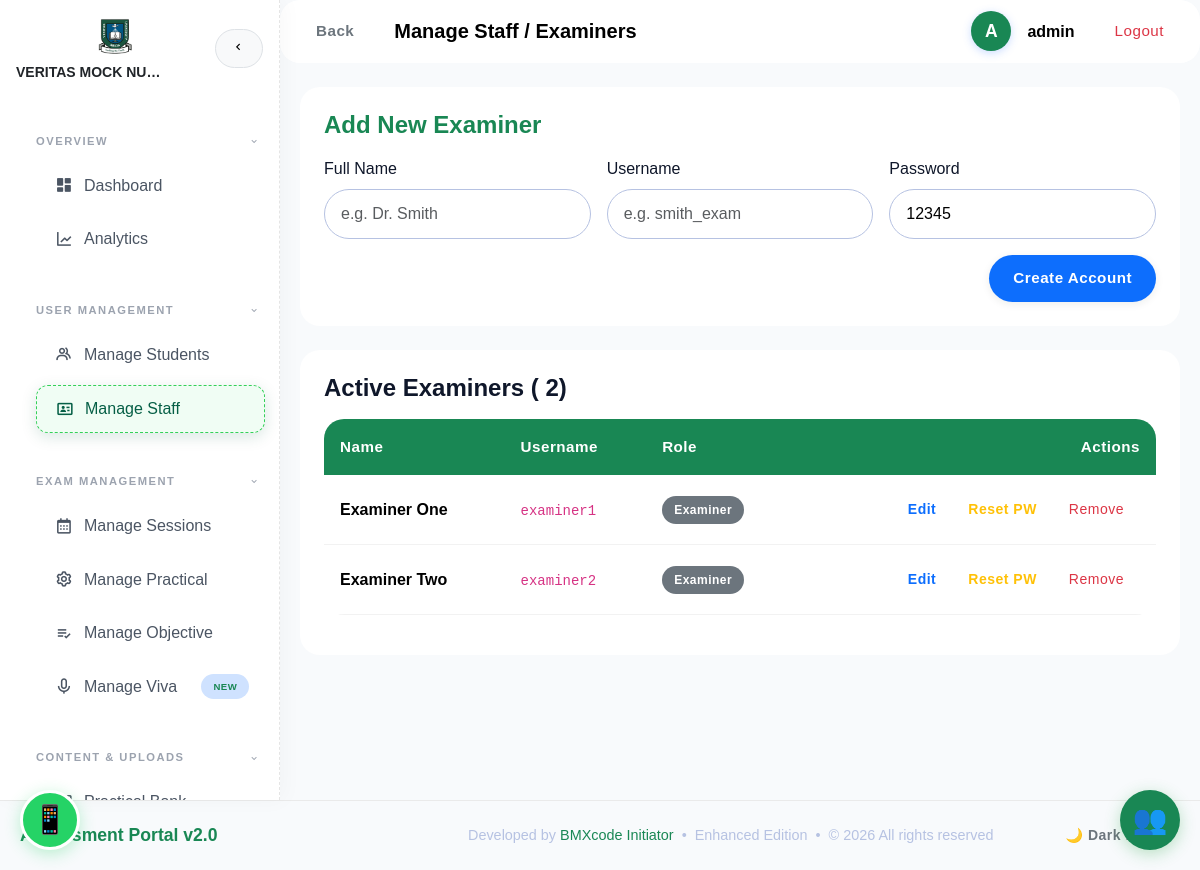
/admin_staff.php (signed in), run on the app's committed database.
### tables this page shows
CREATE TABLE `examiners` (
  `id` int(11) NOT NULL,
  `name` varchar(255) DEFAULT NULL,
  `username` varchar(100) DEFAULT NULL,
  `password` varchar(255) DEFAULT NULL,
  `role` varchar(20) NOT NULL DEFAULT 'examiner'
);

### admin_staff.php (the view, shortened to what this page needs)
<?php
require 'db.php';
$name = $_SESSION['user'] ?? 'Admin';
$staff = $db->query("SELECT * FROM examiners WHERE role = 'examiner' ORDER BY name")->fetchAll(PDO::FETCH_ASSOC);
?>
<!DOCTYPE html>
<html lang="en">
<head>
    <link href="assets/css/bootstrap.min.css" rel="stylesheet">
    <link href="style_enhanced.css" rel="stylesheet">
  <link href="https://unpkg.com/boxicons@2.1.4/css/boxicons.min.css" rel="stylesheet">
</head>
<body>
    <?php include 'admin_sidebar.php'; ?>
    <div class="main-content">
        <nav class="navbar navbar-light bg-white shadow-sm mb-4">
            <div class="container-fluid d-flex justify-content-between align-items-center">
                <div class="d-flex align-items-center gap-2">
                    <a href="admin_dashboard" class="btn btn-outline-secondary me-2">Back</a>
                    <span class="navbar-brand fw-bold">Manage Staff / Examiners</span>
                </div>
                <div class="d-flex align-items-center gap-2">
                    <span class="profile-icon">
                        <?= strtoupper(substr($name, 0, 1)) ?>
                    </span>
                    <span class="fw-semibold">
                        <?= htmlspecialchars($name) ?>
                    </span>
                    <a href="logout" class="btn btn-outline-danger ms-2">Logout</a>
                </div>
            </div>
        </nav>
        <div class="container-xl">
            <div class="card p-4 shadow-sm mb-4 border-0 rounded-4">
                <h4 class="mb-3 fw-bold text-primary">Add New Examiner</h4>
                <form method="post" class="row g-3">
                    <div class="col-md-4">
                        <label for="name" class="form-label">Full Name</label>
                        <input type="text" class="form-control rounded-pill" id="name" name="name"
                            placeholder="e.g. Dr. Smith" required>
                    </div>
                    <div class="col-md-4">
                        <label for="username" class="form-label">Username</label>
                        <input type="text" class="form-control rounded-pill" id="username" name="username"
                            placeholder="e.g. smith_exam" required>
                    </div>
                    <div class="col-md-4">
                        <label for="password" class="form-label">Password</label>
                        <input type="text" class="form-control rounded-pill" id="password" name="password" value="12345"
                            required>
                    </div>
                    <div class="col-12 text-end">
                        <button type="submit" name="add" class="btn btn-primary px-4 rounded-pill">Create
                            Account</button>
                    </div>
                </form>
            </div>
            <div class="card p-4 shadow-sm border-0 rounded-4">
                <h4 class="mb-3 fw-bold">Active Examiners (
                    <?= count($staff) ?>)
                </h4>
                <div class="table-responsive">
                    <table class="table align-middle">
                        <thead class="table-light">
                            <tr>
                                <th>Name</th>
                                <th>Username</th>
                                <th>Role</th>
                                <th class="text-end">Actions</th>
                            </tr>
                        </thead>
                        <tbody>
                            <?php foreach ($staff as $s): ?>
                                <tr>
                                    <td class="fw-bold">
                                        <?= htmlspecialchars($s['name']) ?>
                                    </td>
                                    <td><code><?= htmlspecialchars($s['username']) ?></code></td>
                                    <td><span class="badge bg-secondary rounded-pill">
                                            <?= ucfirst($s['role']) ?>
                                        </span></td>
                                    <td class="text-end">
                                        <div class="btn-group">
                                            <button class="btn btn-sm btn-outline-primary"
                                                onclick="editStaff(<?= $s['id'] ?>, '<?= htmlspecialchars($s['name'], ENT_QUOTES) ?>', '<?= htmlspecialchars($s['username'], ENT_QUOTES) ?>')">
                                                Edit
                                            </button>
                                            <form method="post" class="d-inline"
                                                onsubmit="return confirm('Reset password to 12345 for this examiner?')">
                                                <button type="submit" name="reset_password"
                                                    class="btn btn-sm btn-outline-warning">Reset PW</button>
                                            </form>
                                            <form method="post" class="d-inline"
                                                onsubmit="return confirm('Are you sure you want to remove this staff member?')">
                                                <button type="submit" name="delete"
                                                    class="btn btn-sm btn-outline-danger">Remove</button>
                                            </form>
                                        </div>
                                    </td>
                                </tr>
                            <?php endforeach; ?>
                        </tbody>
                    </table>
                </div>
            </div>
        </div>
    </div>
    <?php include 'footer.php'; ?>
</body>
</html>

### style_enhanced.css (style rules this page uses)
:root { --primary-color: #198754; --primary-light: #1e7e4a; --primary-gradient: linear-gradient(135deg, #198754 0%, #1e7e4a 100%); --secondary-color: #e8f5e9; --accent-color: #f59e0b; --success-color: #22c55e; --warning-color: #f59e0b; --danger-color: #ef4444; --dark-color: #0f172a; --light-color: #ffffff; --glass-bg: rgba(255, 255, 255, 0.75); --glass-border: rgba(255, 255, 255, 0.4); --border-radius: 1.25rem; --shadow-sm: 0 4px 6px -1px rgba(0, 0, 0, 0.1), 0 2px 4px -1px rgba(0, 0, 0, 0.06); --shadow-md: 0 10px 15px -3px rgba(0, 0, 0, 0.1), 0 4px 6px -2px rgba(0, 0, 0, 0.05); --shadow-lg: 0 20px 25px -5px rgba(0, 0, 0, 0.1), 0 10px 10px -5px rgba(0, 0, 0, 0.04); --background: #f8fafc; --text-main: #1e293b; --text-muted: #64748b; --transition: all 0.4s cubic-bezier(0.4, 0, 0.2, 1); }
* { box-sizing: border-box; }
html, body { height: 100%; margin: 0; padding: 0; }
body { background: var(--background); color: var(--text-color); font-family: 'Segoe UI', 'Roboto', Arial, sans-serif; min-height: 100vh; display: flex; flex-direction: column; line-height: 1.6; }
.main-content { flex: 1 0 auto; }
.navbar { position: sticky; top: 0; z-index: 1030; background: rgba(255, 255, 255, 0.95) !important; backdrop-filter: blur(10px); border-bottom: 1px solid rgba(0,0,0,0.05); box-shadow: 0 2px 12px rgba(80,112,255,0.08); }
.card, .shadow, .shadow-sm { border-radius: var(--border-radius) !important; box-shadow: var(--shadow) !important; border: none; transition: var(--transition); }
.container-xl { max-width: 1400px; margin: 0 auto; padding: 0 20px; }
@media (min-width: 1200px) { .container-xl { max-width: 1400px; } }
@media (min-width: 992px) { .container-xl { max-width: 1200px; } }
h1, h2, h3, h4, h5, h6 { font-weight: 700; color: var(--dark-color); margin-bottom: 1rem; }
h4 { font-size: 1.5rem; }
.btn { border-radius: 2rem; font-weight: 600; letter-spacing: 0.5px; transition: var(--transition); border: none; padding: 0.75rem 1.5rem; font-size: 0.95rem; }
.btn-primary, .btn-success { box-shadow: 0 2px 8px rgba(9, 44, 25, 0.08); }
.btn-outline-danger { border-radius: 2rem; font-weight: 500; }
.btn-sm { padding: 0.5rem 1rem; font-size: 0.875rem; }
input.form-control, select.form-control, textarea.form-control { border-radius: 1.5rem; border: 1px solid #b6c2e2; padding: 0.75rem 1rem; font-size: 1rem; transition: var(--transition); }
.form-label { font-weight: 500; color: var(--dark-color); margin-bottom: 0.5rem; }
::placeholder { color: #b6c2e2; }
@media (min-width: 992px) { .main-content { margin-left: 280px; width: calc(100% - 280px); min-height: 100vh; } }
.main-content { transition: all 0.4s cubic-bezier(0.4, 0, 0.2, 1); }
.profile-icon { width: 40px; height: 40px; background: var(--primary-color); border-radius: 50%; display: flex; align-items: center; justify-content: center; color: white; font-weight: bold; font-size: 1.1rem; margin-right: 0.5rem; box-shadow: 0 2px 8px rgba(79, 140, 255, 0.3); transition: var(--transition); }
.table { border-radius: var(--border-radius); overflow: hidden; box-shadow: var(--shadow); }
.table th { background: var(--primary-color); color: white; font-weight: 600; border: none; padding: 1rem; text-align: left; font-size: 0.95rem; letter-spacing: 0.5px; }
.table td { padding: 1rem; border-bottom: 1px solid rgba(0,0,0,0.05); vertical-align: middle; }
.badge { font-size: 0.75rem; font-weight: 600; padding: 0.5rem 0.75rem; border-radius: 1rem; letter-spacing: 0.5px; }
.card, .navbar, .table, .modal-content, .form-control, .dropdown-menu { background-color: var(--light-color) !important; color: var(--text-color) !important; }
:root { --primary-color: #198754; --secondary-color: #f8fafc; --accent-color: #1e7e4a; --success-color: #198754; --warning-color: #f59e0b; --danger-color: #dc3545; }
body { background-color: #f8fafc; font-family: 'Outfit', sans-serif !important; }
.text-primary { color: #198754 !important; }

### data on the page
examiners: name "Examiner One", username "examiner1", role "Examiner"
examiners: name "Examiner Two", username "examiner2", role "Examiner"

### other printed values
$admin_title "VERITAS MOCK NU…"
substr($name, 0, 1) "A"
$name "admin"
count($staff) "2"
